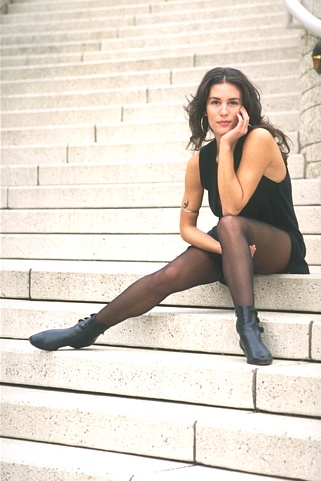
#> input picture Experiments/Image Segmentation exp - v2/Image7/181021.jpg, 321 x 481 px, found by its file name
$ jupyter execute __FCM_workingWithVQ.ipynb
#> lines starting #> are read from the running program, lines starting #| are printed output that depends on the picture
### Experiments/Image Segmentation exp - v2/fuzzy_cmeans.py
import numpy as np
from scipy.linalg import norm
from scipy.spatial.distance import cdist


class FCM:
    def __init__(self, n_clusters=4, max_iter=100, m=2, error=1e-6):
        super().__init__()
        self.u, self.centers = None, None
        self.n_clusters = n_clusters
        self.max_iter = max_iter
        self.m = m
        self.error = error

    def fit(self, X):
        N = X.shape[0]
        C = self.n_clusters
        centers = []

        u = np.random.dirichlet(np.ones(C), size=N)

        iteration = 0
        while iteration < self.max_iter:
            u2 = u.copy()

            centers = self.next_centers(X, u)
            u = self.next_u(X, centers)
            iteration += 1

            # Stopping rule
            if norm(u - u2) < self.error:
                break

        self.u = u
        self.centers = centers
        return centers

    def next_centers(self, X, u):
        um = u ** self.m
        return (X.T @ um / np.sum(um, axis=0)).transpose()

    def next_u(self, X, centers):
        return self._predict(X, centers)

    def _predict(self, X, centers):
        power = float(2 / (self.m - 1))
        temp = cdist(X, centers) ** power
        denominator_ = temp.reshape((X.shape[0], 1, -1)).repeat(temp.shape[-1], axis=1)
        denominator_ = temp[:, :, np.newaxis] / denominator_

        return 1 / denominator_.sum(2)

    def predict(self, X):
        if len(X.shape) == 1:
            X = np.expand_dims(X, axis=0)

        u = self._predict(X, self.centers)
        return np.argmax(u, axis=-1)

### Experiments/Image Segmentation exp - v2/lena - spyder/__FCM_workingWithVQ.ipynb
[cell 1]
import random
from sklearn.utils.extmath import row_norms
from sklearn.utils.extmath import row_norms, squared_norm, stable_cumsum
import scipy.sparse as sp
from sklearn.metrics.pairwise import euclidean_distances
import matplotlib.pyplot as plt
import numpy as np
import seaborn as sns
from sklearn.datasets.samples_generator import make_blobs
import cv2 as cv
from fuzzy_cmeans import FCM
np.random.seed(0)

[cell 2]
img=cv.imread('181021.jpg')
#> img is the input picture: shape (481, 321, 3); mean B, G, R 199, 210.5, 220
img=cv.cvtColor(img,cv.COLOR_BGR2RGB)

plt.imshow(img)
plt.xticks([])
plt.yticks([])
plt.grid(False)
plt.show()
pic=cv.cvtColor(img,cv.COLOR_RGB2LUV)
#> pic: shape (481, 321, 3); mean of channels 0, 1, 2 214.3, 101.2, 145.8
plt.imshow(pic)

[cell 3]
#resize the image
img = cv.resize(pic, dsize=(200, 200))
#> img: shape (200, 200, 3); mean of channels 0, 1, 2 214.2, 101.1, 145.7

#
# rearange the image array with the block size of four
#

i=0
j=0
luv=[]

for h in range(100):
    j=0
    for k in range(100):
        luv.append([
            [img[i,j,0],img[i+1,j,0],img[i,j+1,0],img[i+1,j+1,0]],
            [img[i,j,1],img[i+1,j,1],img[i,j+1,1],img[i+1,j+1,1]],
            [img[i,j,2],img[i+1,j,2],img[i,j+1,2],img[i+1,j+1,2]]
        ])

        j=j+2
    i=i+2
#> after the loop, i = 200; luv = 10000 items

luva=np.reshape(np.array(luv),(100,100,3,4))
print('luva.shape',luva.shape)
#| luva.shape (100, 100, 3, 4)

# re-asign the new array format to the image
pic=luva
print('pic.shape',pic.shape)
#| pic.shape (100, 100, 3, 4)

pic_n = pic.reshape(pic.shape[0]*pic.shape[1]* pic.shape[2], pic.shape[3])
print('pic_n.shape',pic_n.shape)
#| pic_n.shape (30000, 4)

x=pic_n

[cell 4]
def _k_init(X, n_clusters, x_squared_norms, random_state, n_local_trials=None):
    """Init n_clusters seeds according to k-means++
    Parameters
    ----------
    X : array or sparse matrix, shape (n_samples, n_features)
        The data to pick seeds for. To avoid memory copy, the input data
        should be double precision (dtype=np.float64).
    n_clusters : integer
        The number of seeds to choose
    x_squared_norms : array, shape (n_samples,)
        Squared Euclidean norm of each data point.
    random_state : int, RandomState instance
        The generator used to initialize the centers. Use an int to make the
        randomness deterministic.
        See :term:`Glossary <random_state>`.
    n_local_trials : integer, optional
        The number of seeding trials for each center (except the first),
        of which the one reducing inertia the most is greedily chosen.
        Set to None to make the number of trials depend logarithmically
        on the number of seeds (2+log(k)); this is the default.
    Notes
    -----
    Selects initial cluster centers for k-mean clustering in a smart way
    to speed up convergence. see: Arthur, D. and Vassilvitskii, S.
    "k-means++: the advantages of careful seeding". ACM-SIAM symposium
    on Discrete algorithms. 2007
    Version ported from http://www.stanford.edu/~darthur/kMeansppTest.zip,
    which is the implementation used in the aforementioned paper.
    """
    n_samples, n_features = X.shape

    centers = np.empty((n_clusters, n_features), dtype=X.dtype)

    assert x_squared_norms is not None, 'x_squared_norms None in _k_init'

    # Set the number of local seeding trials if none is given
    if n_local_trials is None:
        # This is what Arthur/Vassilvitskii tried, but did not report
        # specific results for other than mentioning in the conclusion
        # that it helped.
        n_local_trials = 2 + int(np.log(n_clusters))

    # Pick first center randomly
    center_id = random_state.randint(n_samples)
    if sp.issparse(X):
        centers[0] = X[center_id].toarray()
    else:
        centers[0] = X[center_id]

    # Initialize list of closest distances and calculate current potential
    closest_dist_sq = euclidean_distances(
        centers[0, np.newaxis], X, Y_norm_squared=x_squared_norms,
        squared=True)
    current_pot = closest_dist_sq.sum()

    # Pick the remaining n_clusters-1 points
    for c in range(1, n_clusters):
        # Choose center candidates by sampling with probability proportional
        # to the squared distance to the closest existing center
        rand_vals = random_state.random_sample(n_local_trials) * current_pot
        candidate_ids = np.searchsorted(stable_cumsum(closest_dist_sq),
                                        rand_vals)

        # Compute distances to center candidates
        distance_to_candidates = euclidean_distances(
            X[candidate_ids], X, Y_norm_squared=x_squared_norms, squared=True)

        # Decide which candidate is the best
        best_candidate = None
        best_pot = None
        best_dist_sq = None
        for trial in range(n_local_trials):
            # Compute potential when including center candidate
            new_dist_sq = np.minimum(closest_dist_sq,
                                     distance_to_candidates[trial])
            new_pot = new_dist_sq.sum()

            # Store result if it is the best local trial so far
            if (best_candidate is None) or (new_pot < best_pot):
                best_candidate = candidate_ids[trial]
                best_pot = new_pot
                best_dist_sq = new_dist_sq

        # Permanently add best center candidate found in local tries
        if sp.issparse(X):
            centers[c] = X[best_candidate].toarray()
        else:
            centers[c] = X[best_candidate]
        current_pot = best_pot
        closest_dist_sq = best_dist_sq

    return centers

[cell 5]
import time as t
timearray=[]
segementedImg=[]

clusterssize=[2,3,4,5,6,7,8,9,10]
error=[]

[cell 6]
for i in clusterssize:

    start=t.time()
    fuzzy_cmeans2 = FCM(n_clusters=i,max_iter=50)
    fuzzy_cmeans2.centers=_k_init(x,i, row_norms(x, squared=True), np.random.RandomState(seed=0))
    fuzzy_cmeans2.fit(x)
    timearray.append(t.time()-start)
    label=fuzzy_cmeans2.predict(x)

    pic2show = fuzzy_cmeans2.centers[label]
    cluster_pic = pic2show.reshape(pic.shape[0],pic.shape[1], pic.shape[2], pic.shape[3])
    error.append(np.linalg.norm(pic-cluster_pic))
    print(i)
#> this loop made 9 passes
#> after the loop, error = [8773.6, 5239.1, 5063.6, 4509.6, 4436.5, 4174.7, 3938.1, 3792.6, 3999.1]; timearray = [0.105, 0.136, 0.563, 0.629, 0.765, 0.851, 0.982, 1.19, 1.42]

[cell 7]
#convert back the clustered image to the original form
#decoding

temp=np.zeros((200,200,3))
i=0
j=0
for h in range(100):
    j=0
    for k in range(100):
        val=cluster_pic[h,k,:,:]

        temp[i,j,0]=val[0][0]
        temp[i+1,j,0]=val[0][1]
        temp[i,j+1,0]=val[0][2]
        temp[i+1,j+1,0]=val[0][3]

        temp[i,j,1]=val[1][0]
        temp[i+1,j,1]=val[1][1]
        temp[i,j+1,1]=val[1][2]
        temp[i+1,j+1,1]=val[1][3]

        temp[i,j,2]=val[2][0]
        temp[i+1,j,2]=val[2][1]
        temp[i,j+1,2]=val[2][2]
        temp[i+1,j+1,2]=val[2][3]

        j=j+2
    i=i+2
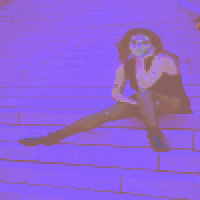
#> temp: shape (200, 200, 3) float64; mean of channels 0, 1, 2 215.9, 100.8, 145.7; drawn as B, G, R
#> after the loop, i = 200


temp=cv.cvtColor((temp).astype('uint8'),cv.COLOR_LUV2RGB)
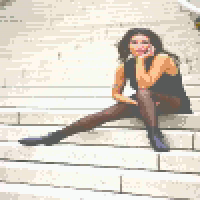
#> temp: shape (200, 200, 3); mean R, G, B 218.4, 211.3, 200.3
plt.imshow(temp)
plt.xticks([])
plt.yticks([])
plt.imshow(temp)
plt.savefig('FCM_SegementdIMg.jpg')
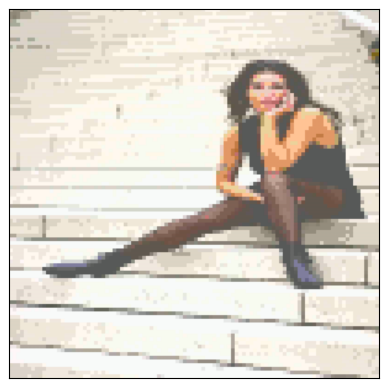
#> figure drawn by matplotlib, 1 panel
plt.show()

[cell 8]
plt.xlabel('Number of Clusters')
plt.ylabel('Error')
plt.plot(clusterssize,error)
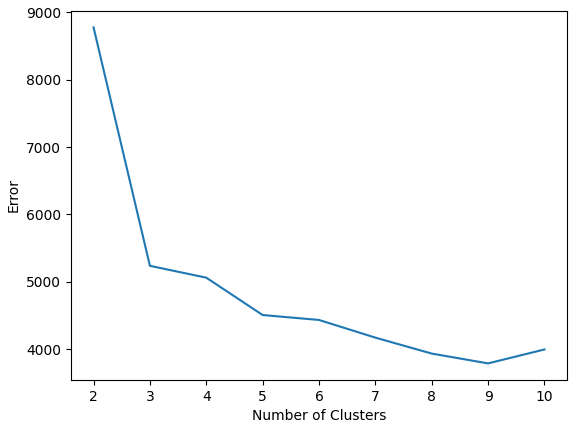
#> figure drawn by matplotlib, 1 panel

[cell 9]
plt.xlabel('Number of Clusters')
plt.ylabel('Time [Sec]')

plt.plot(np.arange(2,11,1),timearray)
np.savetxt("FCM_error.csv", error, delimiter=",")
np.savetxt("FCM_timearray.csv", timearray, delimiter=",")
np.savetxt("FCM_segementedImg.csv", segementedImg, delimiter=",")
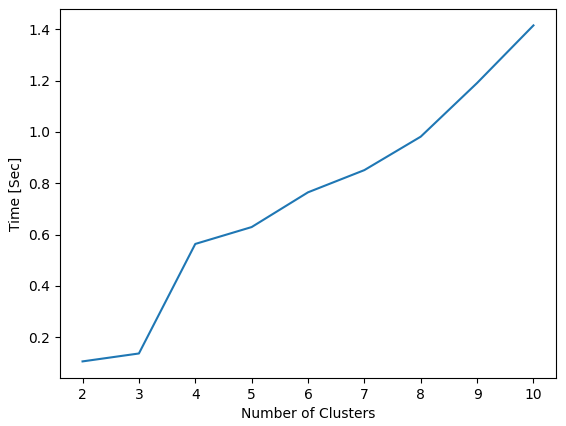
#> figure drawn by matplotlib, 1 panel

[cell 10]
error
#> Out has the same summary as error

$ run again, with Experiments/Image Segmentation exp - v2/Image7/FCM_SegementdIMg.jpg copied over Experiments/Image Segmentation exp - v2/Image7/181021.jpg
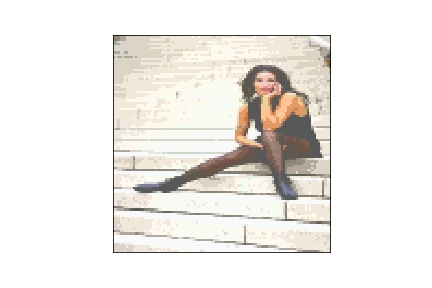
#> input picture Experiments/Image Segmentation exp - v2/Image7/FCM_SegementdIMg.jpg, 432 x 288 px, found by its file name
#> img is the input picture: shape (288, 432, 3); mean B, G, R 232.9, 237.1, 239.7
#> pic: shape (288, 432, 3); mean of channels 0, 1, 2 238.5, 97.5, 139.4
#> after the loop `for h in range(100):`: i = 200; luv = 10000 items
#| luva.shape (100, 100, 3, 4)
#| pic.shape (100, 100, 3, 4)
#| pic_n.shape (30000, 4)
#> the loop `for i in clusterssize: ` made 9 passes
#> after the loop `for i in clusterssize:`: error = [7369.8, 3959.5, 3360.1, 3130.3, 3103.3, 2808.2, 2848.7, 2759.2, 2557.5]; timearray = [0.0852, 0.121, 0.519, 0.644, 0.722, 0.674, 0.996, 1.16, 1.3]
#> after the loop `for h in range(100):`:
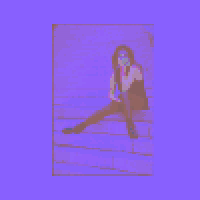
#> temp: shape (200, 200, 3) float64; mean of channels 0, 1, 2 238.5, 97.6, 139.4; drawn as B, G, R
#> after the loop `for h in range(100):`: i = 200
#> `[cell 9] plt.xlabel('Number of Clusters') plt.ylabel('Time [Sec]')  pl..`:
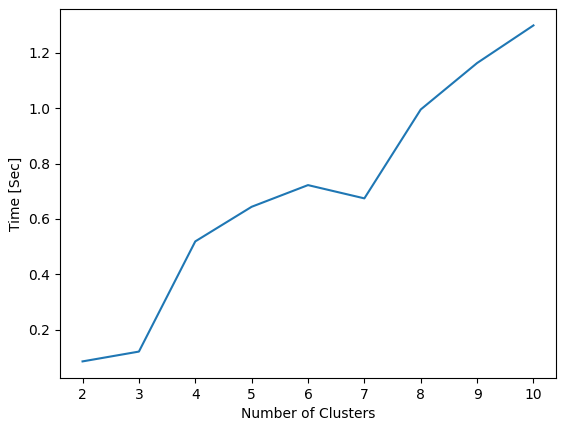
#> figure drawn by matplotlib, 1 panel
#> Out has the same summary as error

$ run again, with Experiments/Image Segmentation exp - v2/Image7/FCM_SegementdIMg_error_36.jpg copied over Experiments/Image Segmentation exp - v2/Image7/181021.jpg
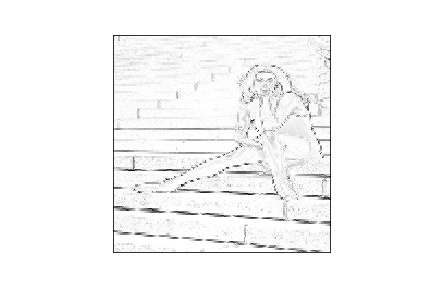
#> input picture Experiments/Image Segmentation exp - v2/Image7/FCM_SegementdIMg_error_36.jpg, 432 x 288 px, found by its file name
#> img is the input picture: shape (288, 432, 3); min 0, max 255, mean 247.3
#> pic: shape (288, 432, 3); mean of channels 0, 1, 2 247.8, 96, 136
#> img: shape (200, 200, 3); mean of channels 0, 1, 2 247.7, 96, 136
#> after the loop `for h in range(100):`: i = 200; luv = 10000 items
#| luva.shape (100, 100, 3, 4)
#| pic.shape (100, 100, 3, 4)
#| pic_n.shape (30000, 4)
#> the loop `for i in clusterssize: ` made 9 passes
#> after the loop `for i in clusterssize:`: error = [6872.7, 3654.8, 3237.4, 2984.6, 2519.2, 2383, 1844.3, 1759.5, 1677]; timearray = [0.0727, 0.108, 0.486, 0.608, 0.679, 0.8, 0.89, 1.06, 1.21]
#> after the loop `for h in range(100):`:
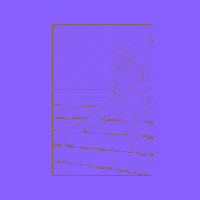
#> temp: shape (200, 200, 3) float64; mean of channels 0, 1, 2 247.7, 96, 136; drawn as B, G, R
#> after the loop `for h in range(100):`: i = 200
#> `[cell 9] plt.xlabel('Number of Clusters') plt.ylabel('Time [Sec]')  pl..`:
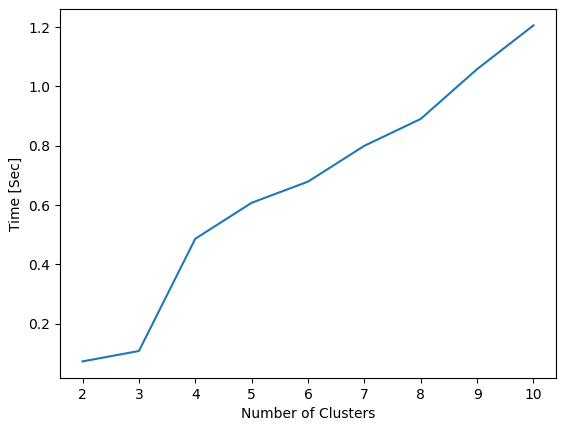
#> figure drawn by matplotlib, 1 panel
#> Out has the same summary as error
